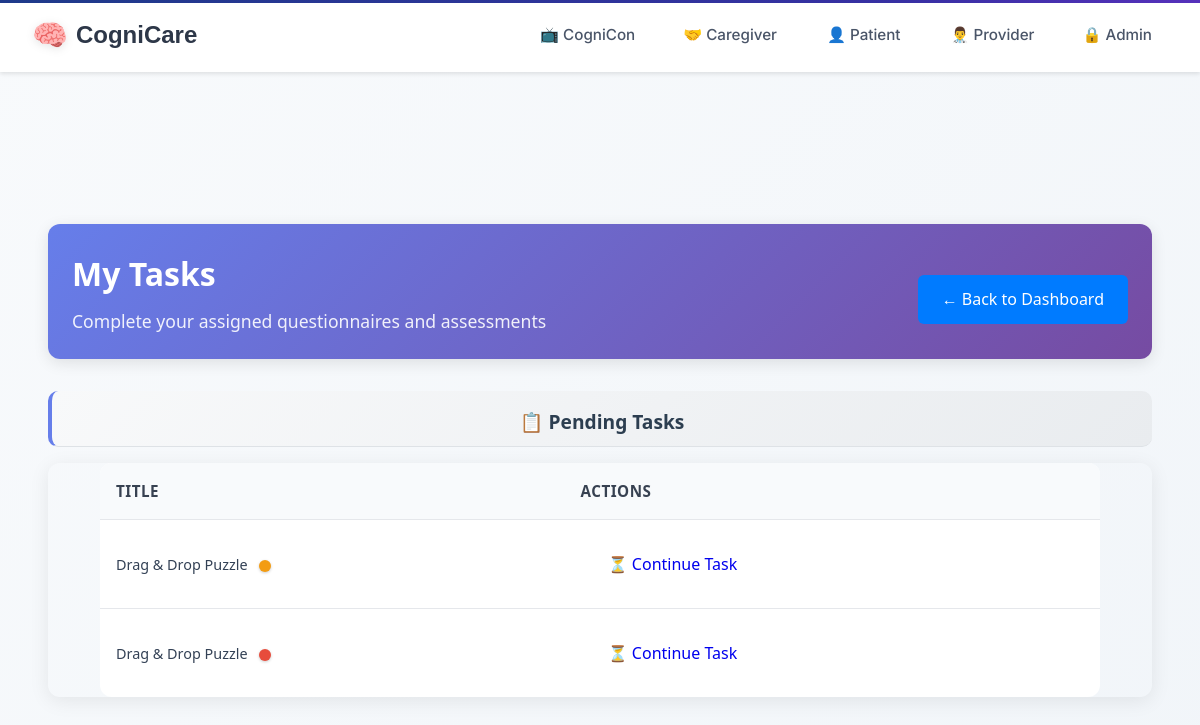
Page /taskmanager/patient/tasks/ (signed in) on the earlier database version.
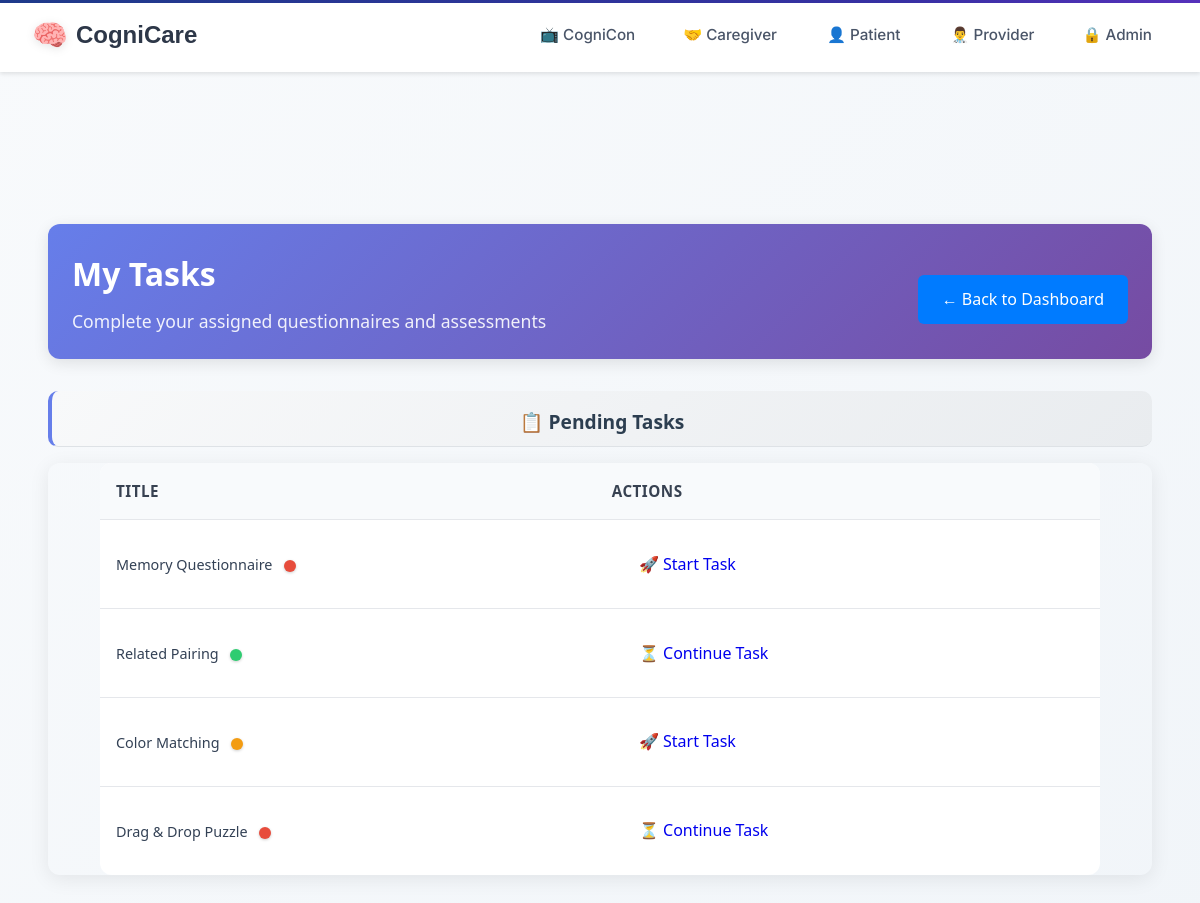
Same page on the later database version.
### taskmanager/models.py (models this page shows, shortened)
class Task(models.Model):
    title = models.CharField(max_length=255)
    description = models.TextField(blank=True, null=True)
    task_type = models.CharField(max_length=50, choices=TASK_TYPES)
    difficulty = models.CharField(
        max_length=50,
        choices=DIFFICULTY_LEVELS,
        blank=True,
        null=True,
        help_text="Cognitive difficulty level for games"
    )
    assigned_by = models.ForeignKey(UserProfile, related_name='assigned_tasks', on_delete=models.CASCADE)
    assigned_to = models.ForeignKey(UserProfile, related_name='tasks', on_delete=models.CASCADE)
    completed_by = models.ForeignKey(UserProfile, related_name='completed_tasks', on_delete=models.SET_NULL, null=True, blank=True)
    status = models.CharField(max_length=20, choices=[
        ('assigned', 'Assigned'),
        ('in_progress', 'In Progress'),
        ('completed', 'Completed'),
    ], default='assigned')
    created_at = models.DateTimeField(auto_now_add=True)
    assigned_at = models.DateTimeField(auto_now_add=True)
    due_date = models.DateTimeField(blank=True, null=True)
    completed_at = models.DateTimeField(null=True, blank=True)
    task_config = models.JSONField(default=dict, blank=True)
    class Meta:
        ordering = ['-created_at']

### taskmanager/views/__init__.py (the view)
# urls.py: path('patient/tasks/', views.patient_tasks, name='patient_tasks'),
def patient_tasks(request, patient_id=None):
    view = PatientTasksView()
    return view.get(request, patient_id)

### templates/tasks/assign/patient_tasks.html (shortened to what this page needs)
{% extends 'layouts/base.html' %}
{% load static %}
{% block extra_css %}
<link rel="stylesheet" href="{% static 'css/tasks.css' %}">
{% endblock %}
{% block content %}
<div class="dashboard-container">
    <div class="dashboard-header">
        <div class="header-info">
        <h1>My Tasks</h1>
        <p>Complete your assigned questionnaires and assessments</p>
        </div>
        <a href="{% url 'patient_dashboard' %}" class="back-btn">← Back to Dashboard</a>
    </div>
    {% if pending_tasks %}
    <div class="table-section">
        <h2 class="section-title">📋 Pending Tasks</h2>
        <div class="table-container">
            <table class="enhanced-table">
                <thead>
                    <tr>
                        <th>Title</th>
                        <th>Actions</th>
                    </tr>
                </thead>
                <tbody>
            {% for task in pending_tasks %}
                    <tr>
                        <td>
                            {{ task.title }}
                            {% if task.difficulty %}
                            <span class="difficulty-dot {{ task.difficulty|lower }}"></span>
                            {% endif %}
                        </td>
                        <td>
                            <a href="{% url 'taskmanager:take_task' task.id %}" class="action-btn start-btn">
                                {% if task.status == 'assigned' %}
                                    🚀 Start Task
                                {% else %}
                                    ⏳ Continue Task
                {% endif %}
                    </a>
                        </td>
                    </tr>
            {% endfor %}
                </tbody>
            </table>
        </div>
    </div>
    {% endif %}
</div>
{% endblock %}

Differences in the rows shown:
removed Task: title "Drag & Drop Puzzle", status "⏳ Continue Task"
added Task: title "Memory Questionnaire", status "🚀 Start Task"
added Task: title "Related Pairing", status "⏳ Continue Task"
added Task: title "Color Matching", status "🚀 Start Task"
